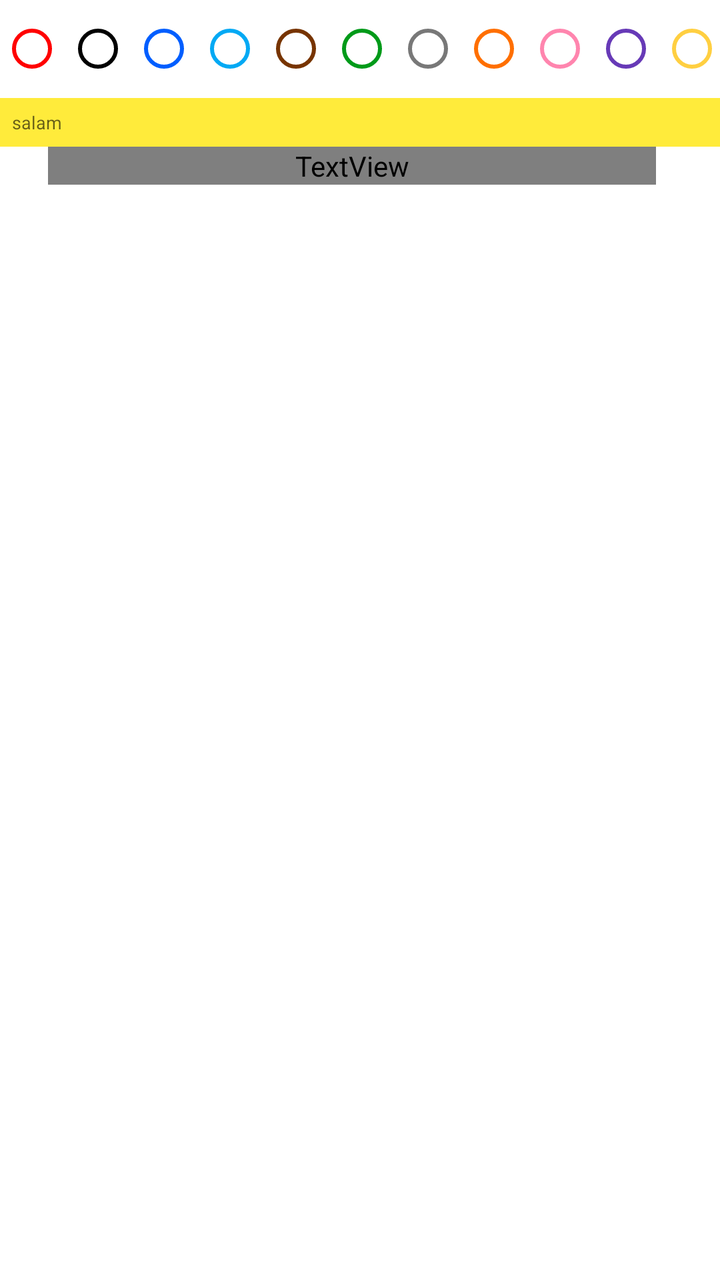
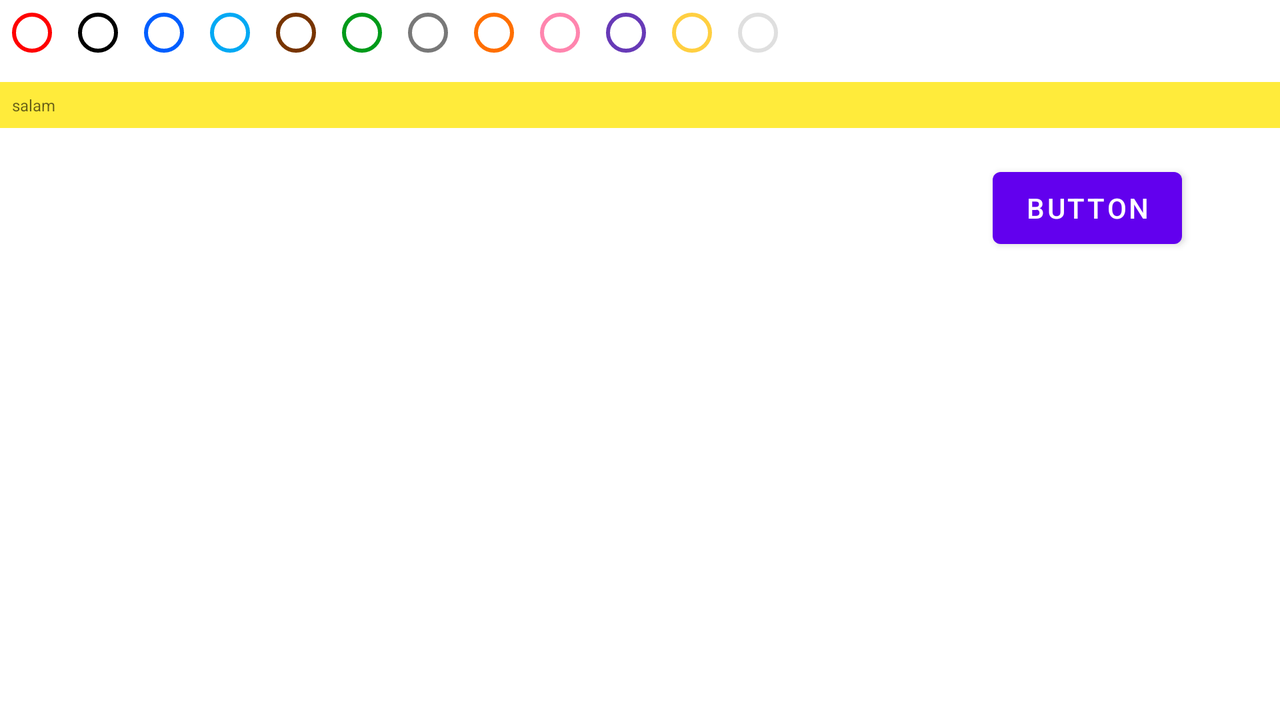

One screen, two layout resources from the same app: the default and the repository's alternative for another configuration. Each is rendered where Android would select it; the XML of both is given below.
<!-- AndroidManifest.xml: application theme Theme.JsonWriterDev -->
<!-- res/layout/activity_main.xml -->
<?xml version="1.0" encoding="utf-8"?>
<androidx.constraintlayout.widget.ConstraintLayout android:layout_width="match_parent" android:layout_height="match_parent"
    xmlns:android="http://schemas.android.com/apk/res/android"
    xmlns:app="http://schemas.android.com/apk/res-auto"
    tools:context=".add_themes"
    xmlns:tools="http://schemas.android.com/tools">



        <Button
            android:id="@+id/button"
            android:layout_width="wrap_content"
            android:layout_height="wrap_content"
            android:layout_marginTop="8dp"
            android:text="Button"
            android:visibility="gone"
            app:layout_constraintEnd_toEndOf="parent"
            app:layout_constraintHorizontal_bias="0.96"
            app:layout_constraintStart_toStartOf="parent"
            app:layout_constraintTop_toBottomOf="@+id/sdcsd" />


        <EditText
            android:id="@+id/dssd"
            android:layout_width="match_parent"
            android:layout_height="wrap_content"
            android:layout_marginTop="8dp"
            android:hint="salam"
            android:background="#FFEB3B"
            android:padding="6dp"
            android:textColor="#000"
            android:textSize="9sp"
            app:layout_constraintEnd_toEndOf="parent"
            app:layout_constraintStart_toStartOf="parent"
            app:layout_constraintTop_toBottomOf="@+id/radios" />

        <LinearLayout
            android:layout_width="match_parent"
            android:layout_height="wrap_content"
            android:orientation="horizontal"
            android:id="@+id/sdcsd"
            android:layout_marginStart="16dp"
            android:layout_marginEnd="16dp"
            app:layout_constraintEnd_toEndOf="parent"
            app:layout_constraintStart_toStartOf="parent"
            app:layout_constraintTop_toBottomOf="@+id/dssd">

            <EditText
                android:layout_width="wrap_content"
                android:layout_height="wrap_content"
                android:id="@+id/textsd"
                android:visibility="gone"
                android:layout_weight="1"
                android:hint="enter your text"
                />

            <EditText
                android:layout_width="wrap_content"
                android:layout_height="wrap_content"
                android:id="@+id/textdigtl"
                android:visibility="gone"
                android:layout_weight="1"
                android:text="1"
                />

            <Button
                android:layout_width="wrap_content"
                android:layout_height="wrap_content"
                android:id="@+id/startatt"
                android:visibility="gone"
                android:text="start"
                android:layout_gravity="center_vertical"/>


        </LinearLayout>


        <RadioGroup
            android:id="@+id/radios"
            android:layout_width="match_parent"
            android:layout_height="wrap_content"
            android:layout_marginTop="8dp"
            android:orientation="horizontal"
            app:layout_constraintEnd_toEndOf="parent"

            app:layout_constraintStart_toStartOf="parent"
            app:layout_constraintTop_toTopOf="parent">

            <RadioButton
                android:id="@+id/radio1"
                android:layout_width="33dp"
                android:layout_height="33dp"
                android:buttonTint="#FF0000" />

            <RadioButton
                android:id="@+id/radio2"
                android:layout_width="33dp"
                android:layout_height="33dp"
                android:buttonTint="#000000" />

            <RadioButton
                android:id="@+id/radio3"
                android:layout_width="33dp"
                android:layout_height="33dp"
                android:buttonTint="#005EFF" />

            <RadioButton
                android:id="@+id/radio4"
                android:layout_width="33dp"
                android:layout_height="33dp"
                android:buttonTint="#03A9F4" />

            <RadioButton
                android:id="@+id/radio5"
                android:layout_width="33dp"
                android:layout_height="33dp"
                android:buttonTint="#773400" />

            <RadioButton
                android:id="@+id/radio6"
                android:layout_width="33dp"
                android:layout_height="33dp"
                android:buttonTint="#009A19" />

            <RadioButton
                android:id="@+id/radio7"
                android:layout_width="33dp"
                android:layout_height="33dp"
                android:buttonTint="#787878" />

            <RadioButton
                android:id="@+id/radio8"
                android:layout_width="33dp"
                android:layout_height="33dp"
                android:buttonTint="#FF6F00" />

            <RadioButton
                android:id="@+id/radio9"
                android:layout_width="33dp"
                android:layout_height="33dp"
                android:buttonTint="#FF85AE" />

            <RadioButton
                android:id="@+id/radio10"
                android:layout_width="33dp"
                android:layout_height="33dp"
                android:buttonTint="#673AB7" />

            <RadioButton
                android:id="@+id/radio11"
                android:layout_width="33dp"
                android:layout_height="33dp"
                android:buttonTint="#FFCF41" />

            <RadioButton
                android:id="@+id/radio12"
                android:layout_width="33dp"
                android:layout_height="33dp"
                android:buttonTint="#DFDFDF" />
        </RadioGroup>

        <RadioGroup
            android:id="@+id/radioscaty"
            android:layout_width="match_parent"
            android:layout_height="wrap_content"
            android:orientation="horizontal"
            android:visibility="gone"
            app:layout_constraintEnd_toEndOf="parent"
            app:layout_constraintStart_toStartOf="parent"
            app:layout_constraintTop_toBottomOf="@+id/dssd">


            <RadioButton
                android:layout_width="wrap_content"
                android:layout_height="wrap_content"
                android:text="Simple"
                android:textColor="#000" />

            <RadioButton
                android:layout_width="wrap_content"
                android:layout_height="wrap_content"
                android:text="Modern"
                android:textColor="#000" />

            <RadioButton
                android:layout_width="wrap_content"
                android:layout_height="wrap_content"
                android:text="Illust"
                android:textColor="#000" />

            <RadioButton
                android:layout_width="wrap_content"
                android:layout_height="wrap_content"
                android:text="Tech"
                android:textColor="#000" />

            <TextView
                android:id="@+id/textView2"
                android:layout_width="wrap_content"
                android:layout_height="wrap_content"
                android:layout_weight="1"
                android:textColor="#000"
                android:visibility="gone"
                android:layout_marginStart="8dp"
                android:layout_marginEnd="5dp"
                android:textSize="18sp"
                android:text="Added Themes: " />

        </RadioGroup>


        <ImageView
            android:id="@+id/imageView"
            android:layout_width="100dp"
            android:layout_height="184dp"
            android:layout_marginTop="8dp"
            android:layout_marginEnd="8dp"
            android:scaleType="centerCrop"
            android:visibility="gone"
            app:layout_constraintEnd_toEndOf="parent"
            app:layout_constraintTop_toBottomOf="@+id/dssd"
            tools:srcCompat="@tools:sample/avatars" />

        <ImageView
            android:id="@+id/imageView1"
            android:layout_width="100dp"
            android:layout_height="184dp"
            android:layout_marginTop="8dp"
            android:layout_marginEnd="8dp"
            android:scaleType="centerCrop"
            android:visibility="gone"
            app:layout_constraintEnd_toStartOf="@+id/imageView"
            app:layout_constraintTop_toBottomOf="@+id/dssd"
            tools:srcCompat="@tools:sample/avatars" />

        <ImageView
            android:id="@+id/imageView2"
            android:layout_width="100dp"
            android:layout_height="184dp"
            android:layout_marginTop="8dp"
            android:layout_marginEnd="8dp"
            android:scaleType="centerCrop"
            android:visibility="gone"
            app:layout_constraintEnd_toStartOf="@+id/imageView1"
            app:layout_constraintTop_toBottomOf="@+id/dssd"
            tools:srcCompat="@tools:sample/avatars" />


    <androidx.core.widget.NestedScrollView
        android:layout_width="0dp"
        android:layout_height="0dp"
        app:layout_constraintBottom_toBottomOf="parent"
        app:layout_constraintEnd_toEndOf="parent"
        app:layout_constraintStart_toStartOf="parent"
        app:layout_constraintTop_toBottomOf="@+id/button">


        <TextView
            android:id="@+id/textView"
            android:layout_width="match_parent"
            android:layout_height="match_parent"
            android:layout_marginStart="24dp"
            android:layout_marginEnd="32dp"
            android:selectAllOnFocus="true"
            android:textColor="@color/text_color"
            android:textIsSelectable="true"
            android:textSize="12sp" />

    </androidx.core.widget.NestedScrollView>


    </androidx.constraintlayout.widget.ConstraintLayout>
<!-- resources referenced by this layout -->
<resources>
  <style name="Theme.JsonWriterDev" parent="Theme.MaterialComponents.DayNight.DarkActionBar">
          
          <item name="colorPrimary">@color/purple_500</item>
          <item name="colorPrimaryVariant">@color/purple_700</item>
          <item name="colorOnPrimary">@color/white</item>
          
          <item name="colorSecondary">@color/teal_200</item>
          <item name="colorSecondaryVariant">@color/teal_700</item>
          <item name="colorOnSecondary">@color/black</item>
          
          <item name="android:statusBarColor" tools:targetApi="l">?attr/colorPrimaryVariant</item>
          
      </style>
</resources>
<!-- res/layout-land/activity_main.xml (the repository's variant of the layout above) -->
<!-- drawn on the phone turned sideways -->
<?xml version="1.0" encoding="utf-8"?>
<androidx.constraintlayout.widget.ConstraintLayout android:layout_width="match_parent" android:layout_height="match_parent"
    xmlns:android="http://schemas.android.com/apk/res/android"
    xmlns:app="http://schemas.android.com/apk/res-auto"
    tools:context=".add_themes"
    xmlns:tools="http://schemas.android.com/tools">


        <Button
            android:id="@+id/button"
            android:layout_width="wrap_content"
            android:layout_height="wrap_content"
            android:layout_marginTop="16dp"
            android:text="Button"
            android:visibility="visible"
            app:layout_constraintEnd_toEndOf="parent"
            app:layout_constraintHorizontal_bias="0.91"
            app:layout_constraintStart_toStartOf="parent"
            app:layout_constraintTop_toBottomOf="@+id/sdcsd" />


        <EditText
            android:id="@+id/dssd"
            android:layout_width="match_parent"
            android:layout_height="wrap_content"
            android:layout_marginTop="8dp"
            android:hint="salam"
            android:textSize="8sp"
            android:background="#FFEB3B"
            android:padding="6dp"
            android:textColor="#000"
            app:layout_constraintEnd_toEndOf="parent"
            app:layout_constraintStart_toStartOf="parent"
            app:layout_constraintTop_toBottomOf="@+id/radios" />

        <LinearLayout
            android:layout_width="match_parent"
            android:layout_height="wrap_content"
            android:orientation="horizontal"
            android:id="@+id/sdcsd"
            android:layout_marginStart="16dp"
            android:layout_marginEnd="16dp"
            app:layout_constraintEnd_toEndOf="parent"
            app:layout_constraintStart_toStartOf="parent"
            app:layout_constraintTop_toBottomOf="@+id/dssd">

            <EditText
                android:id="@+id/textsd"
                android:layout_width="wrap_content"
                android:layout_height="wrap_content"
                android:layout_weight="1"
                android:hint="enter your text"
                android:visibility="gone" />

            <EditText
                android:id="@+id/textdigtl"
                android:layout_width="wrap_content"
                android:layout_height="wrap_content"
                android:layout_weight="1"
                android:text="1"
                android:visibility="gone" />

            <Button
                android:id="@+id/startatt"
                android:layout_width="wrap_content"
                android:layout_height="wrap_content"
                android:layout_gravity="center_vertical"
                android:text="start"
                android:visibility="gone" />


        </LinearLayout>


        <RadioGroup
            android:id="@+id/radios"
            android:layout_width="wrap_content"
            android:layout_height="wrap_content"
            android:orientation="horizontal"
            app:layout_constraintStart_toStartOf="parent"
            app:layout_constraintTop_toTopOf="parent">

            <RadioButton
                android:layout_width="33dp"
                android:layout_height="33dp"
                android:buttonTint="#FF0000" />

            <RadioButton
                android:layout_width="33dp"
                android:layout_height="33dp"
                android:buttonTint="#000000" />

            <RadioButton
                android:layout_width="33dp"
                android:layout_height="33dp"
                android:buttonTint="#005EFF" />

            <RadioButton
                android:layout_width="33dp"
                android:layout_height="33dp"
                android:buttonTint="#03A9F4" />

            <RadioButton
                android:layout_width="33dp"
                android:layout_height="33dp"
                android:buttonTint="#773400" />

            <RadioButton
                android:layout_width="33dp"
                android:layout_height="33dp"
                android:buttonTint="#009A19" />

            <RadioButton
                android:layout_width="33dp"
                android:layout_height="33dp"
                android:buttonTint="#787878" />

            <RadioButton
                android:layout_width="33dp"
                android:layout_height="33dp"
                android:buttonTint="#FF6F00" />

            <RadioButton
                android:layout_width="33dp"
                android:layout_height="33dp"
                android:buttonTint="#FF85AE" />

            <RadioButton
                android:layout_width="33dp"
                android:layout_height="33dp"
                android:buttonTint="#673AB7" />

            <RadioButton
                android:layout_width="33dp"
                android:layout_height="33dp"
                android:buttonTint="#FFCF41" />

            <RadioButton
                android:layout_width="33dp"
                android:layout_height="33dp"
                android:buttonTint="#DFDFDF" />
        </RadioGroup>

        <RadioGroup
            android:id="@+id/radioscaty"
            android:layout_width="wrap_content"
            android:layout_height="wrap_content"
            android:orientation="horizontal"
            android:visibility="gone"
            app:layout_constraintStart_toStartOf="parent"
            app:layout_constraintTop_toBottomOf="@+id/dssd">


            <RadioButton
                android:layout_width="wrap_content"
                android:layout_height="wrap_content"
                android:text="Simple"
                android:textColor="#000" />

            <RadioButton
                android:layout_width="wrap_content"
                android:layout_height="wrap_content"
                android:text="Modern"
                android:textColor="#000" />

            <RadioButton
                android:layout_width="wrap_content"
                android:layout_height="wrap_content"
                android:text="Illust"
                android:textColor="#000" />

            <RadioButton
                android:layout_width="wrap_content"
                android:layout_height="wrap_content"
                android:text="Tech"
                android:textColor="#000" />

            <TextView
                android:id="@+id/textView2"
                android:layout_width="wrap_content"
                android:layout_height="wrap_content"
                android:layout_marginStart="8dp"
                android:layout_marginEnd="5dp"
                android:layout_weight="1"
                android:text="Added Themes: "
                android:textColor="#000"
                android:textSize="18sp"
                android:visibility="gone" />

        </RadioGroup>


        <ImageView
            android:id="@+id/imageView"
            android:layout_width="100dp"
            android:layout_height="184dp"
            android:layout_marginTop="8dp"
            android:layout_marginEnd="8dp"
            android:scaleType="centerCrop"
            android:visibility="gone"
            app:layout_constraintEnd_toEndOf="parent"
            app:layout_constraintTop_toBottomOf="@+id/dssd"
            tools:srcCompat="@tools:sample/avatars" />

        <ImageView
            android:id="@+id/imageView1"
            android:layout_width="100dp"
            android:layout_height="184dp"
            android:layout_marginTop="8dp"
            android:layout_marginEnd="8dp"
            android:scaleType="centerCrop"
            android:visibility="gone"
            app:layout_constraintEnd_toStartOf="@+id/imageView"
            app:layout_constraintTop_toBottomOf="@+id/dssd"
            tools:srcCompat="@tools:sample/avatars" />

        <ImageView
            android:id="@+id/imageView2"
            android:layout_width="100dp"
            android:layout_height="184dp"
            android:layout_marginTop="8dp"
            android:layout_marginEnd="8dp"
            android:scaleType="centerCrop"
            android:visibility="gone"
            app:layout_constraintEnd_toStartOf="@+id/imageView1"
            app:layout_constraintTop_toBottomOf="@+id/dssd"
            tools:srcCompat="@tools:sample/avatars" />

    <androidx.core.widget.NestedScrollView
        android:layout_width="0dp"
        android:layout_height="0dp"
        app:layout_constraintBottom_toBottomOf="parent"
        app:layout_constraintEnd_toEndOf="parent"
        app:layout_constraintStart_toStartOf="parent"
        app:layout_constraintTop_toBottomOf="@+id/button">


        <TextView
            android:id="@+id/textView"
            android:layout_width="match_parent"
            android:layout_height="match_parent"
            android:layout_marginStart="24dp"
            android:layout_marginEnd="32dp"
            android:selectAllOnFocus="true"
            android:textColor="#000000"
            android:textIsSelectable="true"
            android:textSize="12sp" />

    </androidx.core.widget.NestedScrollView>


    </androidx.constraintlayout.widget.ConstraintLayout>
